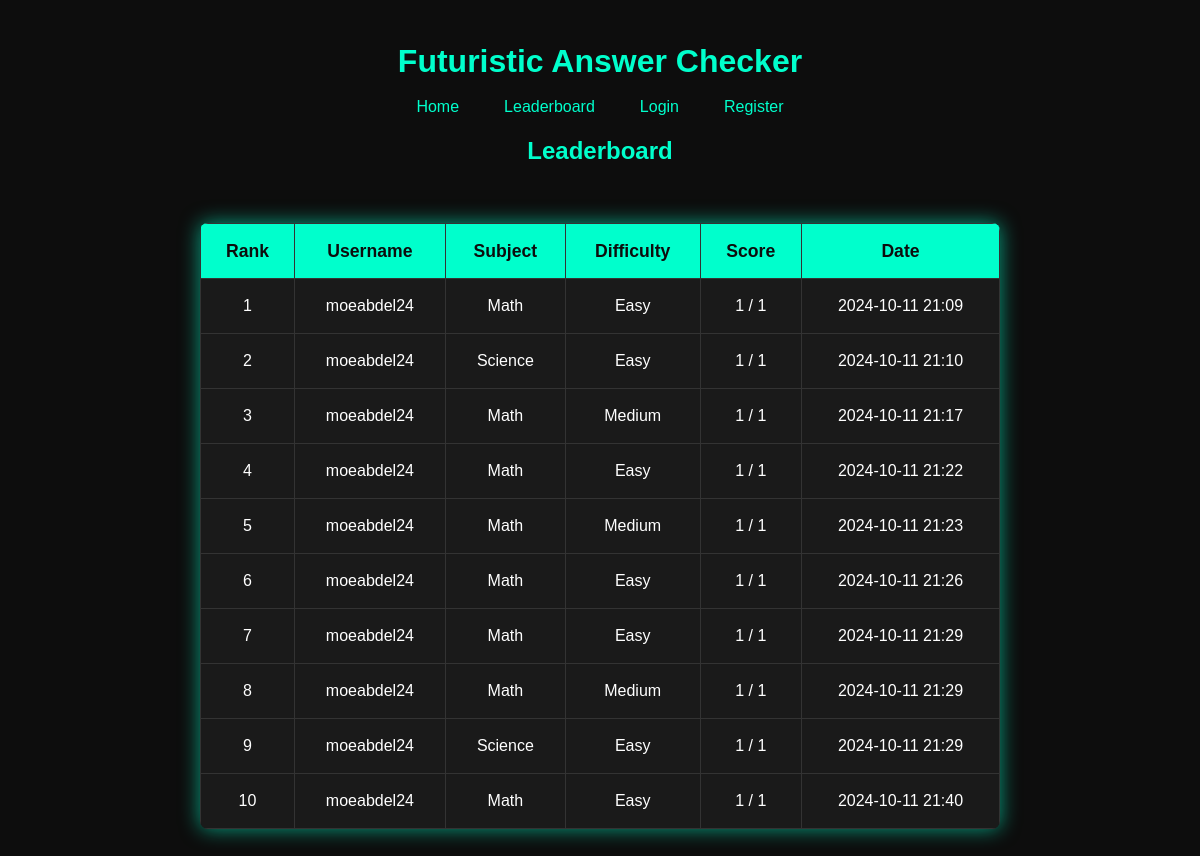
/leaderboard, run on an earlier commit of the app's database.
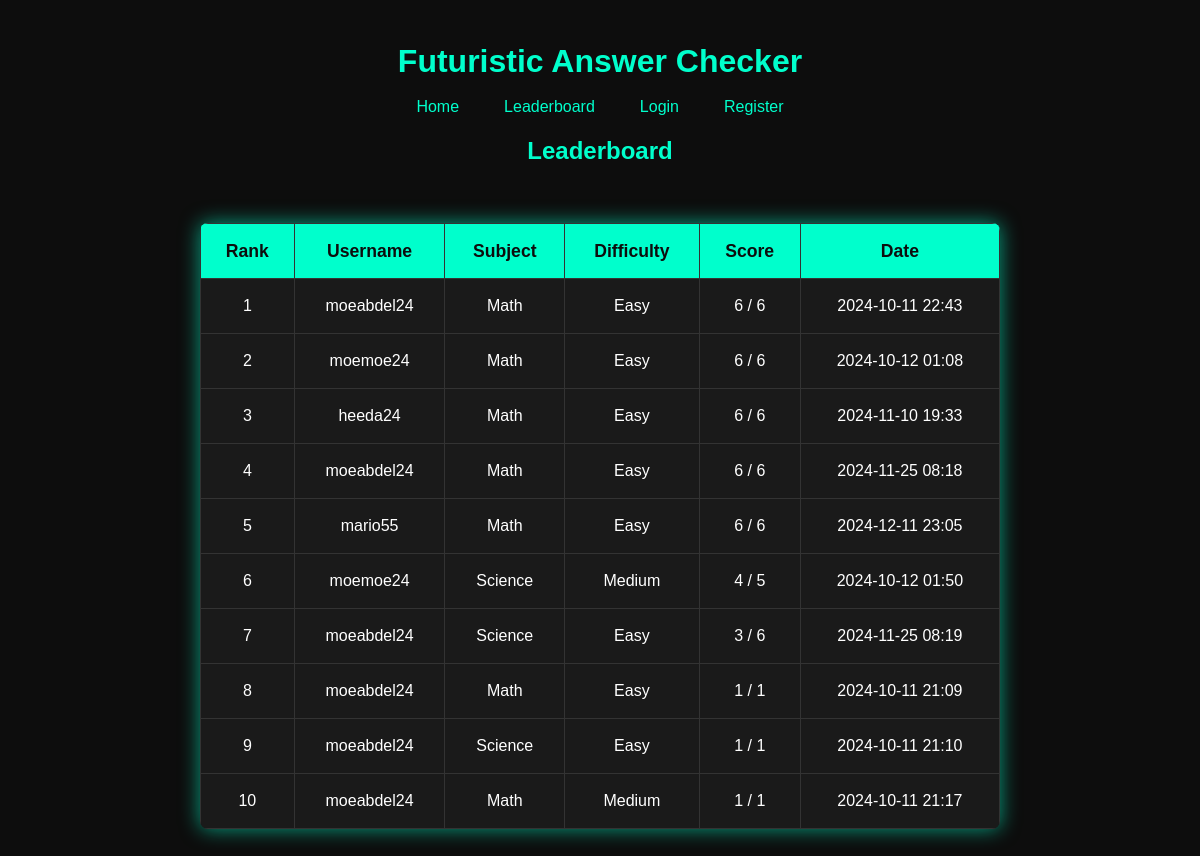
And on a later commit of the database.
### models.py (models this page shows)
class QuizSession(db.Model):
    id = db.Column(db.Integer, primary_key=True)
    user_id = db.Column(db.Integer, db.ForeignKey('user.id'), nullable=False)
    subject = db.Column(db.String(50), nullable=False)
    difficulty = db.Column(db.String(10), nullable=False)
    score = db.Column(db.Integer)
    total_questions = db.Column(db.Integer)
    timestamp = db.Column(db.DateTime)

class User(db.Model):
    id = db.Column(db.Integer, primary_key=True)
    username = db.Column(db.String(50), unique=True, nullable=False)
    password = db.Column(db.String(200), nullable=False)
    quizzes = db.relationship('QuizSession', backref='user', lazy=True)

### app.py (the view)
@app.route('/leaderboard')
def leaderboard():
    leaderboard_data = QuizSession.query.order_by(QuizSession.score.desc()).limit(10).all()
    return render_template('leaderboard.html', leaderboard=leaderboard_data)

### templates/leaderboard.html
{% extends "base.html" %}
{% block content %}
    <h2>Leaderboard</h2>
    <div class="leaderboard-container">
        <table class="leaderboard-table">
            <thead>
                <tr>
                    <th>Rank</th>
                    <th>Username</th>
                    <th>Subject</th>
                    <th>Difficulty</th>
                    <th>Score</th>
                    <th>Date</th>
                </tr>
            </thead>
            <tbody>
                {% for entry in leaderboard %}
                <tr>
                    <td>{{ loop.index }}</td>
                    <td>{{ entry.user.username }}</td>
                    <td>{{ entry.subject.capitalize() }}</td>
                    <td>{{ entry.difficulty.capitalize() }}</td>
                    <td>{{ entry.score }} / {{ entry.total_questions }}</td>
                    <td>{{ entry.timestamp.strftime("%Y-%m-%d %H:%M") }}</td>
                </tr>
                {% endfor %}
            </tbody>
        </table>
    </div>
{% endblock %}

What changed in the data, as far as the page shows it:
no longer on this page (row unchanged): QuizSession: user.username "moeabdel24", subject "Math", difficulty "Easy", score "1", total_questions "1", timestamp "2024-10-11 21:22"
no longer on this page (row unchanged): QuizSession: user.username "moeabdel24", subject "Math", difficulty "Medium", score "1", total_questions "1", timestamp "2024-10-11 21:23"
no longer on this page (row unchanged): QuizSession: user.username "moeabdel24", subject "Math", difficulty "Easy", score "1", total_questions "1", timestamp "2024-10-11 21:26"
no longer on this page (row unchanged): QuizSession: user.username "moeabdel24", subject "Math", difficulty "Easy", score "1", total_questions "1", timestamp "2024-10-11 21:29"
no longer on this page (row unchanged): QuizSession: user.username "moeabdel24", subject "Math", difficulty "Medium", score "1", total_questions "1", timestamp "2024-10-11 21:29"
no longer on this page (row unchanged): QuizSession: user.username "moeabdel24", subject "Science", difficulty "Easy", score "1", total_questions "1", timestamp "2024-10-11 21:29"
no longer on this page (row unchanged): QuizSession: user.username "moeabdel24", subject "Math", difficulty "Easy", score "1", total_questions "1", timestamp "2024-10-11 21:40"
added QuizSession: user.username "moeabdel24", subject "Math", difficulty "Easy", score "6", total_questions "6", timestamp "2024-10-11 22:43"
added QuizSession: user.username "moemoe24", subject "Math", difficulty "Easy", score "6", total_questions "6", timestamp "2024-10-12 01:08"
added QuizSession: user.username "heeda24", subject "Math", difficulty "Easy", score "6", total_questions "6", timestamp "2024-11-10 19:33"
added QuizSession: user.username "moeabdel24", subject "Math", difficulty "Easy", score "6", total_questions "6", timestamp "2024-11-25 08:18"
added QuizSession: user.username "mario55", subject "Math", difficulty "Easy", score "6", total_questions "6", timestamp "2024-12-11 23:05"
added QuizSession: user.username "moemoe24", subject "Science", difficulty "Medium", score "4", total_questions "5", timestamp "2024-10-12 01:50"
added QuizSession: user.username "moeabdel24", subject "Science", difficulty "Easy", score "3", total_questions "6", timestamp "2024-11-25 08:19"
